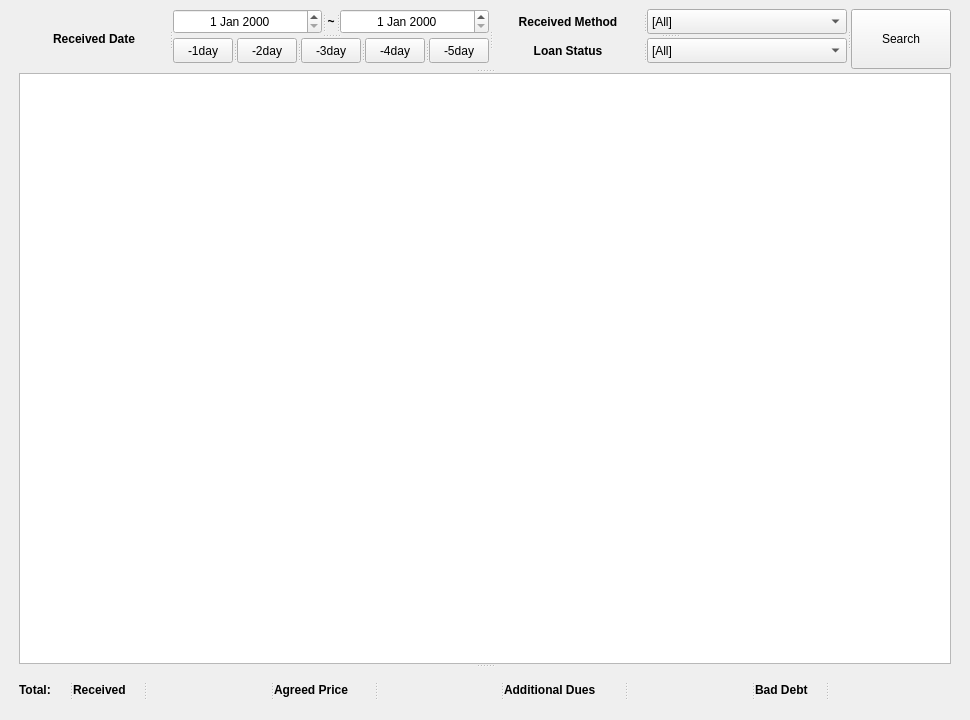
<?xml version="1.0" encoding="UTF-8"?>
<ui version="4.0">
 <class>MainWindow</class>
 <widget class="QMainWindow" name="MainWindow">
  <property name="geometry">
   <rect>
    <x>0</x>
    <y>0</y>
    <width>970</width>
    <height>720</height>
   </rect>
  </property>
  <property name="minimumSize">
   <size>
    <width>970</width>
    <height>720</height>
   </size>
  </property>
  <property name="maximumSize">
   <size>
    <width>970</width>
    <height>720</height>
   </size>
  </property>
  <property name="windowTitle">
   <string>MainWindow</string>
  </property>
  <widget class="QWidget" name="centralwidget">
   <layout class="QGridLayout" name="gridLayout">
    <item row="0" column="0">
     <widget class="QSplitter" name="splitter_20">
      <property name="orientation">
       <enum>Qt::Vertical</enum>
      </property>
      <widget class="QSplitter" name="splitter_18">
       <property name="minimumSize">
        <size>
         <width>0</width>
         <height>60</height>
        </size>
       </property>
       <property name="maximumSize">
        <size>
         <width>948</width>
         <height>56</height>
        </size>
       </property>
       <property name="orientation">
        <enum>Qt::Horizontal</enum>
       </property>
       <widget class="QLabel" name="receivedDateLabel">
        <property name="minimumSize">
         <size>
          <width>150</width>
          <height>0</height>
         </size>
        </property>
        <property name="maximumSize">
         <size>
          <width>150</width>
          <height>60</height>
         </size>
        </property>
        <property name="font">
         <font>
          <pointsize>9</pointsize>
          <weight>75</weight>
          <bold>true</bold>
         </font>
        </property>
        <property name="mouseTracking">
         <bool>true</bool>
        </property>
        <property name="text">
         <string>Received Date</string>
        </property>
        <property name="alignment">
         <set>Qt::AlignCenter</set>
        </property>
       </widget>
       <widget class="QSplitter" name="splitter_16">
        <property name="orientation">
         <enum>Qt::Vertical</enum>
        </property>
        <widget class="QSplitter" name="splitter_15">
         <property name="orientation">
          <enum>Qt::Horizontal</enum>
         </property>
         <widget class="QDateEdit" name="receivedFrom">
          <property name="minimumSize">
           <size>
            <width>0</width>
            <height>25</height>
           </size>
          </property>
          <property name="maximumSize">
           <size>
            <width>250</width>
            <height>25</height>
           </size>
          </property>
          <property name="mouseTracking">
           <bool>false</bool>
          </property>
          <property name="focusPolicy">
           <enum>Qt::TabFocus</enum>
          </property>
          <property name="autoFillBackground">
           <bool>false</bool>
          </property>
          <property name="frame">
           <bool>true</bool>
          </property>
          <property name="alignment">
           <set>Qt::AlignCenter</set>
          </property>
          <property name="buttonSymbols">
           <enum>QAbstractSpinBox::UpDownArrows</enum>
          </property>
          <property name="accelerated">
           <bool>false</bool>
          </property>
          <property name="correctionMode">
           <enum>QAbstractSpinBox::CorrectToPreviousValue</enum>
          </property>
          <property name="calendarPopup">
           <bool>false</bool>
          </property>
          <property name="date">
           <date>
            <year>2000</year>
            <month>1</month>
            <day>1</day>
           </date>
          </property>
         </widget>
         <widget class="QLabel" name="customerMarried_5">
          <property name="minimumSize">
           <size>
            <width>0</width>
            <height>25</height>
           </size>
          </property>
          <property name="maximumSize">
           <size>
            <width>20</width>
            <height>25</height>
           </size>
          </property>
          <property name="font">
           <font>
            <pointsize>9</pointsize>
            <weight>75</weight>
            <bold>true</bold>
           </font>
          </property>
          <property name="mouseTracking">
           <bool>true</bool>
          </property>
          <property name="text">
           <string>~</string>
          </property>
          <property name="alignment">
           <set>Qt::AlignCenter</set>
          </property>
         </widget>
         <widget class="QDateEdit" name="receivedTo">
          <property name="minimumSize">
           <size>
            <width>0</width>
            <height>25</height>
           </size>
          </property>
          <property name="maximumSize">
           <size>
            <width>250</width>
            <height>25</height>
           </size>
          </property>
          <property name="mouseTracking">
           <bool>false</bool>
          </property>
          <property name="focusPolicy">
           <enum>Qt::TabFocus</enum>
          </property>
          <property name="autoFillBackground">
           <bool>false</bool>
          </property>
          <property name="frame">
           <bool>true</bool>
          </property>
          <property name="alignment">
           <set>Qt::AlignCenter</set>
          </property>
          <property name="buttonSymbols">
           <enum>QAbstractSpinBox::UpDownArrows</enum>
          </property>
          <property name="accelerated">
           <bool>false</bool>
          </property>
          <property name="correctionMode">
           <enum>QAbstractSpinBox::CorrectToPreviousValue</enum>
          </property>
          <property name="calendarPopup">
           <bool>false</bool>
          </property>
          <property name="date">
           <date>
            <year>2000</year>
            <month>1</month>
            <day>1</day>
           </date>
          </property>
         </widget>
        </widget>
        <widget class="QSplitter" name="splitter_14">
         <property name="orientation">
          <enum>Qt::Horizontal</enum>
         </property>
         <widget class="QPushButton" name="oneDay">
          <property name="minimumSize">
           <size>
            <width>0</width>
            <height>25</height>
           </size>
          </property>
          <property name="maximumSize">
           <size>
            <width>60</width>
            <height>25</height>
           </size>
          </property>
          <property name="text">
           <string>-1day</string>
          </property>
         </widget>
         <widget class="QPushButton" name="twoDay">
          <property name="minimumSize">
           <size>
            <width>0</width>
            <height>25</height>
           </size>
          </property>
          <property name="maximumSize">
           <size>
            <width>60</width>
            <height>25</height>
           </size>
          </property>
          <property name="text">
           <string>-2day</string>
          </property>
         </widget>
         <widget class="QPushButton" name="threeDay">
          <property name="minimumSize">
           <size>
            <width>0</width>
            <height>25</height>
           </size>
          </property>
          <property name="maximumSize">
           <size>
            <width>60</width>
            <height>25</height>
           </size>
          </property>
          <property name="text">
           <string>-3day</string>
          </property>
         </widget>
         <widget class="QPushButton" name="fourDay">
          <property name="minimumSize">
           <size>
            <width>0</width>
            <height>25</height>
           </size>
          </property>
          <property name="maximumSize">
           <size>
            <width>60</width>
            <height>25</height>
           </size>
          </property>
          <property name="text">
           <string>-4day</string>
          </property>
         </widget>
         <widget class="QPushButton" name="fiveDay">
          <property name="minimumSize">
           <size>
            <width>0</width>
            <height>25</height>
           </size>
          </property>
          <property name="maximumSize">
           <size>
            <width>60</width>
            <height>25</height>
           </size>
          </property>
          <property name="text">
           <string>-5day</string>
          </property>
         </widget>
        </widget>
       </widget>
       <widget class="QSplitter" name="splitter_17">
        <property name="orientation">
         <enum>Qt::Vertical</enum>
        </property>
        <widget class="QSplitter" name="splitter_12">
         <property name="orientation">
          <enum>Qt::Horizontal</enum>
         </property>
         <widget class="QLabel" name="customerMarried_9">
          <property name="minimumSize">
           <size>
            <width>150</width>
            <height>0</height>
           </size>
          </property>
          <property name="maximumSize">
           <size>
            <width>150</width>
            <height>16777215</height>
           </size>
          </property>
          <property name="font">
           <font>
            <pointsize>9</pointsize>
            <weight>75</weight>
            <bold>true</bold>
           </font>
          </property>
          <property name="mouseTracking">
           <bool>true</bool>
          </property>
          <property name="text">
           <string>Received Method</string>
          </property>
          <property name="alignment">
           <set>Qt::AlignCenter</set>
          </property>
         </widget>
         <widget class="QComboBox" name="comboBox_3">
          <property name="minimumSize">
           <size>
            <width>100</width>
            <height>25</height>
           </size>
          </property>
          <property name="maximumSize">
           <size>
            <width>200</width>
            <height>25</height>
           </size>
          </property>
          <item>
           <property name="text">
            <string>[All]</string>
           </property>
          </item>
          <item>
           <property name="text">
            <string>Transfer</string>
           </property>
          </item>
          <item>
           <property name="text">
            <string>Cash</string>
           </property>
          </item>
          <item>
           <property name="text">
            <string>Substitution</string>
           </property>
          </item>
          <item>
           <property name="text">
            <string>Deduction</string>
           </property>
          </item>
          <item>
           <property name="text">
            <string>Bad Debt</string>
           </property>
          </item>
         </widget>
        </widget>
        <widget class="QSplitter" name="splitter_13">
         <property name="orientation">
          <enum>Qt::Horizontal</enum>
         </property>
         <widget class="QLabel" name="customerMarried_10">
          <property name="minimumSize">
           <size>
            <width>150</width>
            <height>0</height>
           </size>
          </property>
          <property name="maximumSize">
           <size>
            <width>150</width>
            <height>16777215</height>
           </size>
          </property>
          <property name="font">
           <font>
            <pointsize>9</pointsize>
            <weight>75</weight>
            <bold>true</bold>
           </font>
          </property>
          <property name="mouseTracking">
           <bool>true</bool>
          </property>
          <property name="text">
           <string>Loan Status</string>
          </property>
          <property name="alignment">
           <set>Qt::AlignCenter</set>
          </property>
         </widget>
         <widget class="QComboBox" name="comboBox_4">
          <property name="minimumSize">
           <size>
            <width>100</width>
            <height>25</height>
           </size>
          </property>
          <property name="maximumSize">
           <size>
            <width>200</width>
            <height>25</height>
           </size>
          </property>
          <item>
           <property name="text">
            <string>[All]</string>
           </property>
          </item>
          <item>
           <property name="text">
            <string>In Progress</string>
           </property>
          </item>
          <item>
           <property name="text">
            <string>Canceled</string>
           </property>
          </item>
          <item>
           <property name="text">
            <string>Suspended</string>
           </property>
          </item>
          <item>
           <property name="text">
            <string>Completed</string>
           </property>
          </item>
         </widget>
        </widget>
       </widget>
       <widget class="QPushButton" name="searchButton">
        <property name="maximumSize">
         <size>
          <width>100</width>
          <height>60</height>
         </size>
        </property>
        <property name="text">
         <string>Search</string>
        </property>
       </widget>
      </widget>
      <widget class="QTableView" name="receivedTable"/>
      <widget class="QSplitter" name="splitter_19">
       <property name="orientation">
        <enum>Qt::Horizontal</enum>
       </property>
       <widget class="QLabel" name="label_27">
        <property name="minimumSize">
         <size>
          <width>50</width>
          <height>0</height>
         </size>
        </property>
        <property name="maximumSize">
         <size>
          <width>50</width>
          <height>16777215</height>
         </size>
        </property>
        <property name="font">
         <font>
          <weight>75</weight>
          <bold>true</bold>
         </font>
        </property>
        <property name="text">
         <string>Total:</string>
        </property>
       </widget>
       <widget class="QLabel" name="label_7">
        <property name="minimumSize">
         <size>
          <width>70</width>
          <height>0</height>
         </size>
        </property>
        <property name="maximumSize">
         <size>
          <width>70</width>
          <height>16777215</height>
         </size>
        </property>
        <property name="font">
         <font>
          <weight>75</weight>
          <bold>true</bold>
         </font>
        </property>
        <property name="text">
         <string>Received</string>
        </property>
       </widget>
       <widget class="QLabel" name="totalReceived">
        <property name="minimumSize">
         <size>
          <width>100</width>
          <height>0</height>
         </size>
        </property>
        <property name="maximumSize">
         <size>
          <width>150</width>
          <height>16777215</height>
         </size>
        </property>
        <property name="text">
         <string/>
        </property>
       </widget>
       <widget class="QLabel" name="label_9">
        <property name="minimumSize">
         <size>
          <width>100</width>
          <height>0</height>
         </size>
        </property>
        <property name="maximumSize">
         <size>
          <width>100</width>
          <height>16777215</height>
         </size>
        </property>
        <property name="font">
         <font>
          <weight>75</weight>
          <bold>true</bold>
         </font>
        </property>
        <property name="text">
         <string>Agreed Price</string>
        </property>
       </widget>
       <widget class="QLabel" name="totalAgreedPrice">
        <property name="minimumSize">
         <size>
          <width>100</width>
          <height>0</height>
         </size>
        </property>
        <property name="maximumSize">
         <size>
          <width>150</width>
          <height>16777215</height>
         </size>
        </property>
        <property name="text">
         <string/>
        </property>
       </widget>
       <widget class="QLabel" name="label_11">
        <property name="minimumSize">
         <size>
          <width>120</width>
          <height>0</height>
         </size>
        </property>
        <property name="maximumSize">
         <size>
          <width>120</width>
          <height>16777215</height>
         </size>
        </property>
        <property name="font">
         <font>
          <weight>75</weight>
          <bold>true</bold>
         </font>
        </property>
        <property name="text">
         <string>Additional Dues</string>
        </property>
       </widget>
       <widget class="QLabel" name="totalAgreedDues">
        <property name="minimumSize">
         <size>
          <width>100</width>
          <height>0</height>
         </size>
        </property>
        <property name="maximumSize">
         <size>
          <width>150</width>
          <height>16777215</height>
         </size>
        </property>
        <property name="text">
         <string/>
        </property>
       </widget>
       <widget class="QLabel" name="label_13">
        <property name="minimumSize">
         <size>
          <width>70</width>
          <height>0</height>
         </size>
        </property>
        <property name="maximumSize">
         <size>
          <width>70</width>
          <height>16777215</height>
         </size>
        </property>
        <property name="font">
         <font>
          <weight>75</weight>
          <bold>true</bold>
         </font>
        </property>
        <property name="text">
         <string>Bad Debt</string>
        </property>
       </widget>
       <widget class="QLabel" name="totalBadDebt">
        <property name="minimumSize">
         <size>
          <width>100</width>
          <height>0</height>
         </size>
        </property>
        <property name="maximumSize">
         <size>
          <width>150</width>
          <height>16777215</height>
         </size>
        </property>
        <property name="font">
         <font>
          <weight>75</weight>
          <bold>true</bold>
         </font>
        </property>
        <property name="text">
         <string/>
        </property>
       </widget>
      </widget>
     </widget>
    </item>
   </layout>
  </widget>
 </widget>
 <resources/>
 <connections/>
</ui>
